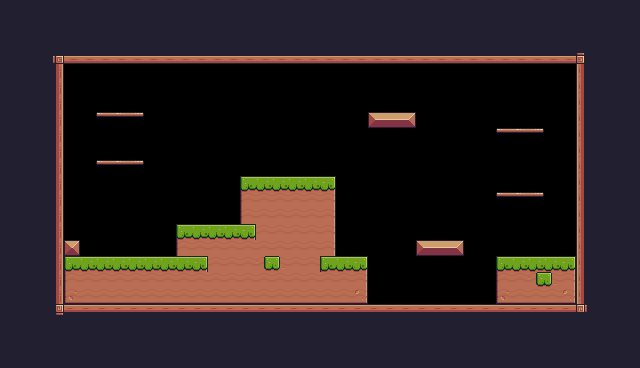

Tiled map render using the project's own tile images. Description and the whole map definition, tile-layer contents included, below:
An orthogonal 40x23 tile map with 16x16 px tiles, 1 tile layer (Background) and 16 objects (4x Platform, Player).

<map version="1.10" tiledversion="1.10.2" orientation="orthogonal" renderorder="right-down" width="40" height="23" tilewidth="16" tileheight="16" infinite="0" nextlayerid="4" nextobjectid="34">
 <tileset firstgid="1" source="Pixel Adventure.tsx" />
 <layer id="1" name="Background" width="40" height="23">
  <data encoding="csv">
24,24,24,24,24,24,24,24,24,24,24,24,24,24,24,24,24,24,24,24,24,24,24,24,24,24,24,24,24,24,24,24,24,24,24,24,24,24,24,24,
24,24,24,24,24,24,24,24,24,24,24,24,24,24,24,24,24,24,24,24,24,24,24,24,24,24,24,24,24,24,24,24,24,24,24,24,24,24,24,24,
24,24,24,24,24,24,24,24,24,24,24,24,24,24,24,24,24,24,24,24,24,24,24,24,24,24,24,24,24,24,24,24,24,24,24,24,24,24,24,24,
24,24,24,92,134,134,134,134,134,134,134,134,134,134,134,134,134,134,134,134,134,134,134,134,134,134,134,134,134,134,134,134,134,134,134,134,93,24,24,24,
24,24,24,113,0,0,0,0,0,0,0,0,0,0,0,0,0,0,0,0,0,0,0,0,0,0,0,0,0,0,0,0,0,0,0,0,111,24,24,24,
24,24,24,113,0,0,0,0,0,0,0,0,0,0,0,0,0,0,0,0,0,0,0,0,0,0,0,0,0,0,0,0,0,0,0,0,111,24,24,24,
24,24,24,113,0,0,0,0,0,0,0,0,0,0,0,0,0,0,0,0,0,0,0,0,0,0,0,0,0,0,0,0,0,0,0,0,111,24,24,24,
24,24,24,113,0,0,40,41,42,0,0,0,0,0,0,0,0,0,0,0,0,0,0,13,14,15,0,0,0,0,0,0,0,0,0,0,111,24,24,24,
24,24,24,113,0,0,0,0,0,0,0,0,0,0,0,0,0,0,0,0,0,0,0,0,0,0,0,0,0,0,0,40,41,42,0,0,111,24,24,24,
24,24,24,113,0,0,0,0,0,0,0,0,0,0,0,0,0,0,0,0,0,0,0,0,0,0,0,0,0,0,0,0,0,0,0,0,111,24,24,24,
24,24,24,113,0,0,40,41,42,0,0,0,0,0,0,0,0,0,0,0,0,0,0,0,0,0,0,0,0,0,0,0,0,0,0,0,111,24,24,24,
24,24,24,113,0,0,0,0,0,0,0,0,0,0,0,7,8,8,8,8,9,0,0,0,0,0,0,0,0,0,0,0,0,0,0,0,111,24,24,24,
24,24,24,113,0,0,0,0,0,0,0,0,0,0,0,29,30,30,30,30,31,0,0,0,0,0,0,0,0,0,0,40,41,42,0,0,111,24,24,24,
24,24,24,113,0,0,0,0,0,0,0,0,0,0,0,29,30,30,30,30,31,0,0,0,0,0,0,0,0,0,0,0,0,0,0,0,111,24,24,24,
24,24,24,113,0,0,0,0,0,0,0,7,8,8,8,9,30,30,30,30,31,0,0,0,0,0,0,0,0,0,0,0,0,0,0,0,111,24,24,24,
24,24,24,113,35,0,0,0,0,0,0,29,30,30,30,30,30,30,30,30,31,0,0,0,0,0,13,14,15,0,0,0,0,0,0,0,111,24,24,24,
24,24,24,113,7,8,8,8,8,8,8,8,9,30,30,30,32,33,30,30,7,8,9,0,0,0,0,0,0,0,0,7,8,8,8,9,111,24,24,24,
24,24,24,113,29,30,30,30,30,30,30,30,30,30,30,30,30,30,30,30,30,30,31,0,0,0,0,0,0,0,0,29,30,32,33,31,111,24,24,24,
24,24,24,113,51,52,52,52,52,52,52,52,52,52,52,52,52,52,52,52,52,52,53,0,0,0,0,0,0,0,0,51,52,52,52,53,111,24,24,24,
24,24,24,114,90,90,90,90,90,90,90,90,90,90,90,90,90,90,90,90,90,90,90,90,90,90,90,90,90,90,90,90,90,90,90,90,115,24,24,24,
24,24,24,24,24,24,24,24,24,24,24,24,24,24,24,24,24,24,24,24,24,24,24,24,24,24,24,24,24,24,24,24,24,24,24,24,24,24,24,24,
24,24,24,24,24,24,24,24,24,24,24,24,24,24,24,24,24,24,24,24,24,24,24,24,24,24,24,24,24,24,24,24,24,24,24,24,24,24,24,24,
24,24,24,24,24,24,24,24,24,24,24,24,24,24,24,24,24,24,24,24,24,24,24,24,24,24,24,24,24,24,24,24,24,24,24,24,24,24,24,24
</data>
 </layer>
 <objectgroup id="2" name="Spawnpoints">
  <object id="4" name="Player" type="Player" x="128" y="224" width="32" height="32" />
 </objectgroup>
 <objectgroup id="3" name="Collisions" class="Platform">
  <object id="12" x="48" y="64" width="16" height="256" />
  <object id="13" x="64" y="304" width="528" height="16" />
  <object id="17" x="576" y="48" width="16" height="256" />
  <object id="19" x="48" y="48" width="528" height="16" />
  <object id="20" type="Platform" x="96" y="112" width="48" height="16" />
  <object id="21" type="Platform" x="96" y="160" width="48" height="16" />
  <object id="23" x="64" y="256" width="304" height="48" />
  <object id="24" x="64" y="240" width="16" height="16" />
  <object id="25" x="176" y="224" width="160" height="32" />
  <object id="26" x="240" y="176" width="96" height="48" />
  <object id="27" x="368" y="112" width="48" height="16" />
  <object id="28" x="416" y="240" width="48" height="16" />
  <object id="31" x="496" y="256" width="80" height="48" />
  <object id="32" type="Platform" x="496" y="192" width="48" height="16" />
  <object id="33" type="Platform" x="496" y="128" width="48" height="16" />
 </objectgroup>
</map>
